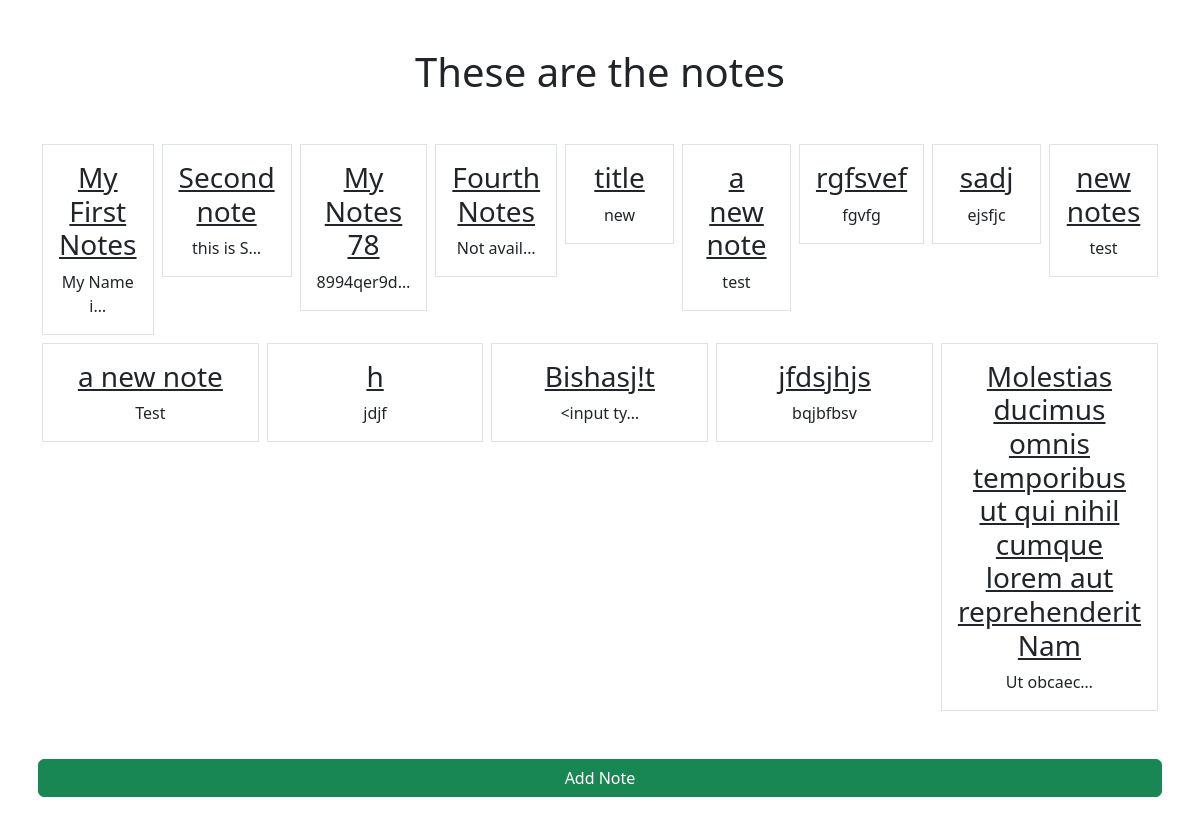
/smart/notes (signed in), run on an earlier commit of the app's database.
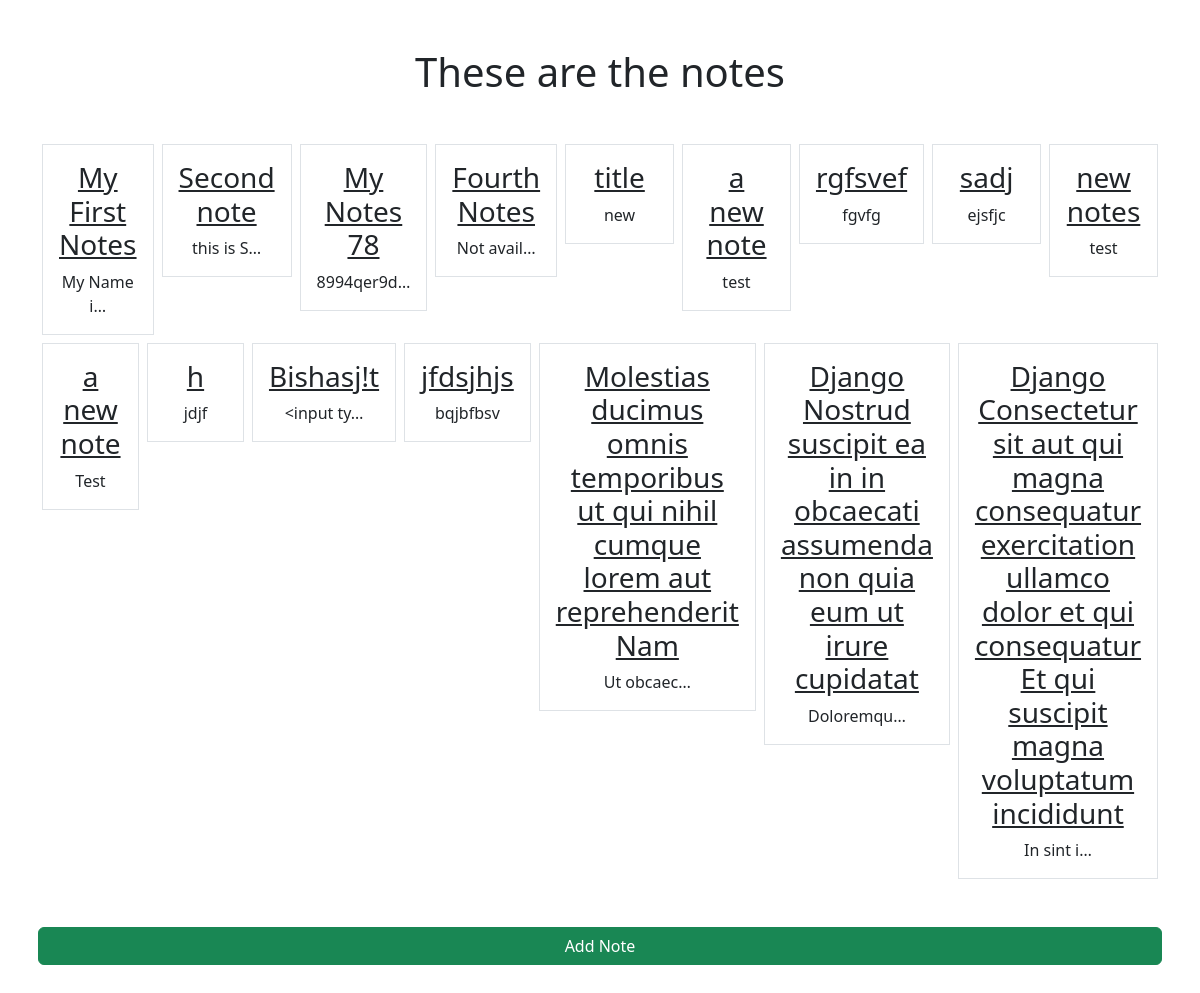
And on a later commit of the database.
### notes/models.py (models this page shows)
class Notes(models.Model):
    title = models.CharField(max_length=200)
    text = models.TextField()
    created = models.DateTimeField(auto_now_add=True)
    user = models.ForeignKey(User,on_delete=models.CASCADE,related_name="notes")

### notes/views.py (the view)
# urls.py: path('notes', views.NotesListView.as_view(), name="notes.list"),
class NotesListView(LoginRequiredMixin,ListView):
    model = Notes
    context_object_name = "notes"
    template_name = "notes/notes_list.html"
    login_url = "/admin"
    def get_queryset(self):
        return self.request.user.notes.all()

### notes/templates/notes/notes_list.html
{% extends "base.html" %}
{% block content %}
<h1 class="my-5">These are the notes</h1>
<div class="row row-cols3 g-2">
    {% for note in notes %}
    <div class="col">
        <div class="p-3 border">
            <a href="{% url 'notes.detail' pk=note.id %}" class="text-dark text-decoration-non">
                <h3>{{note.title}}</h3>
            </a>
            {{note.text|truncatechars:10}}
        </div>
    </div>
    {% endfor %}
    <a href="{% url 'notes.new' %}" class="btn btn-success my-5">Add Note</a>
</div>
{% endblock %}

### static/templates/base.html (shortened to what this page needs)
{% load static %}
<!DOCTYPE html>
<html lang="en">
<head>
    <link rel="stylesheet" href="{% static 'css/style.css' %}">
    <link href="https://cdn.jsdelivr.net/npm/bootstrap@5.3.0-alpha1/dist/css/bootstrap.min.css" rel="stylesheet"
>
</head>
<body>
    <div class="my-5 text-center container">
        {% block content %}
        {% endblock %}
    </div>
</body>
</html>

What changed in the data, as far as the page shows it:
added Notes: title "Django Nostrud suscipit ea in in obcaecati assumenda non quia eum ut irure cupidatat", text "Doloremqu…"
added Notes: title "Django Consectetur sit aut qui magna consequatur exercitation ullamco dolor et qui consequatur Et qui suscipit magna voluptatum incididunt", text "In sint i…"
